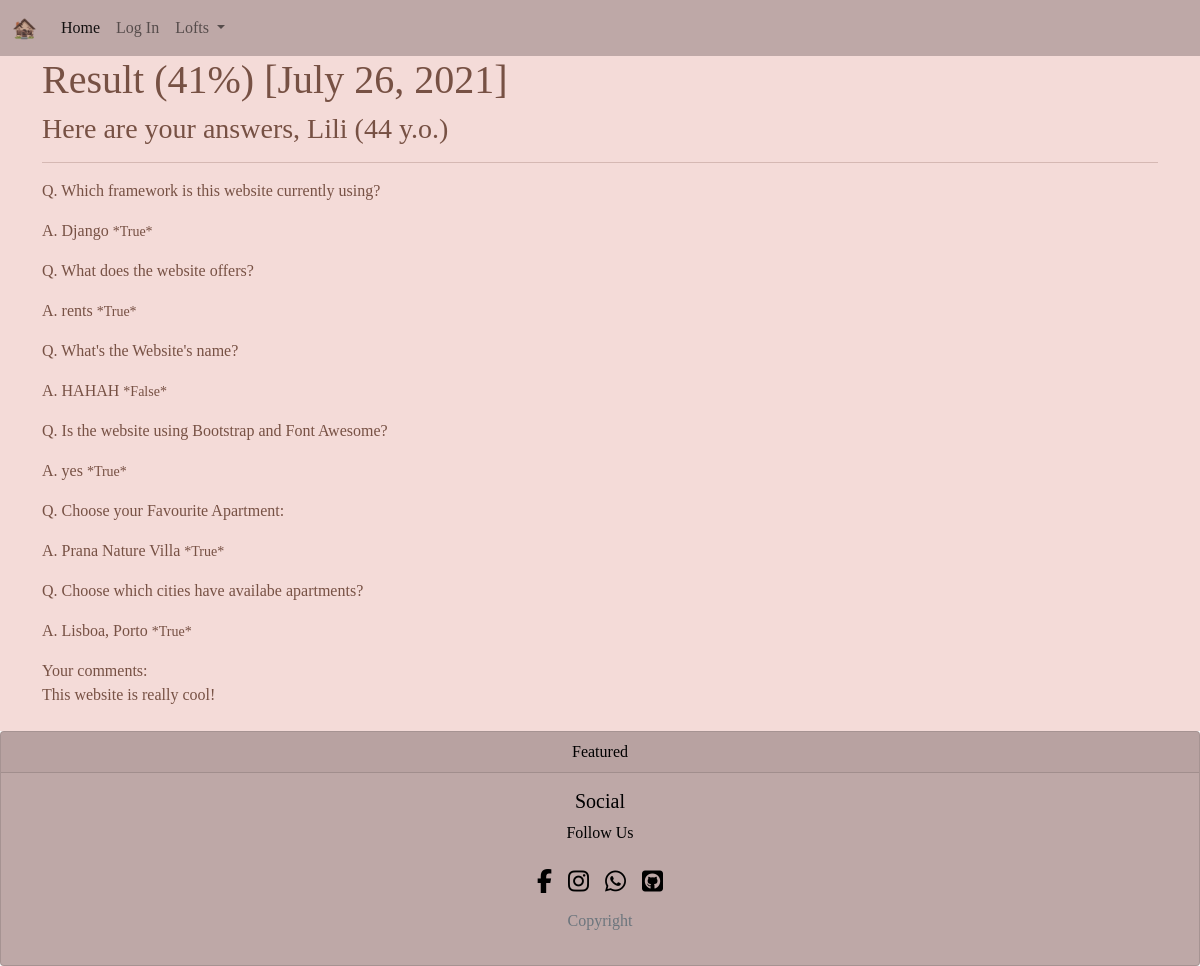
/quizz_result/17, run on the app's committed database.
### loft/models.py (models this page shows, shortened)
class Quizz(models.Model):
    timestamp = models.DateField(auto_now=True)
    score = models.IntegerField()
    username = models.CharField(max_length=50)
    age = models.IntegerField()
    comments = models.CharField(max_length=300)

class Answer(models.Model):
    quizz = models.ForeignKey(Quizz, on_delete=models.CASCADE, related_name="answers")
    question = models.CharField(max_length=250)
    correct = models.BooleanField()
    answer = models.CharField(max_length=300)

### loft/views.py (the view)
# urls.py: path('quizz_result/<int:quizz_id>', views.quizz_result, name="quizz_result"),
def quizz_result(request, quizz_id):
	return render(request, 'loft/results.html', {'quizz': Quizz.objects.get(pk=quizz_id)})

### loft/templates/loft/results.html
{% extends 'loft/base.html' %}
{% block main %}
    <div class="container">
        <h1> Result ({{ quizz.score }}%) [{{ quizz.timestamp }}]</h1>
        <h3>Here are your answers, {{ quizz.username }} ({{ quizz.age }} y.o.)</h3>
        <hr>
        {% for answer in quizz.answers.all %}
            <p>Q. {{ answer.question }}</p>
            <p>A. {{ answer.answer }} <small> *{{ answer.correct }}* </small></p>
        {% endfor %}
        Your comments:
        <p class="m-0 pb-4">{{ quizz.comments }}</p>
    </div>
{% endblock %}

### loft/static/loft/css/base.css (style rules this page uses)
* { scroll-behavior: smooth; box-sizing: border-box; padding: 0; margin: 0; font-family: 'Cormorant Garamond', serif; color: #775144; }

### data on the page
Quizz: score "41", timestamp "July 26, 2021", username "Lili", age "44", comments "This website is really cool!"
Answer: question "Which framework is this website currently using?", answer "Django", correct "True"
Answer: question "What does the website offers?", answer "rents", correct "True"
Answer: question "What's the Website's name?", answer "HAHAH", correct "False"
Answer: question "Is the website using Bootstrap and Font Awesome?", answer "yes", correct "True"
Answer: question "Choose your Favourite Apartment:", answer "Prana Nature Villa", correct "True"
Answer: question "Choose which cities have availabe apartments?", answer "Lisboa, Porto", correct "True"
